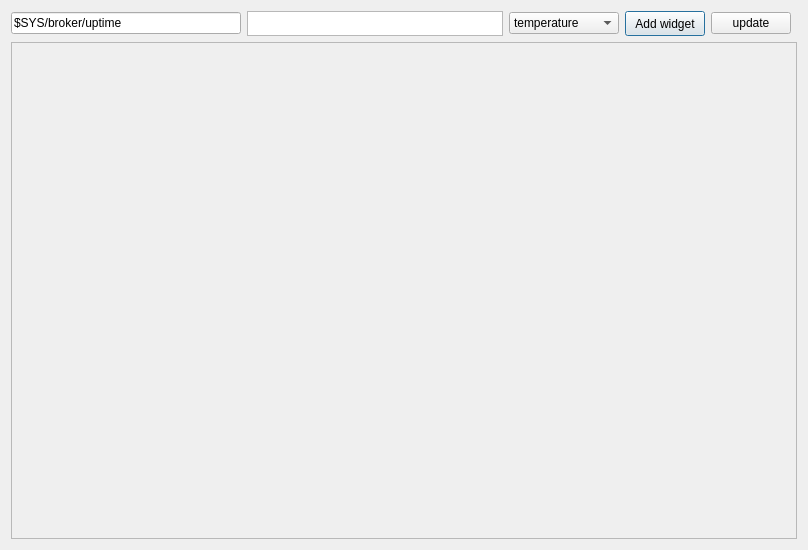
<?xml version="1.0" encoding="UTF-8"?>
<ui version="4.0">
 <class>DashBoard</class>
 <widget class="QDialog" name="DashBoard">
  <property name="geometry">
   <rect>
    <x>0</x>
    <y>0</y>
    <width>808</width>
    <height>550</height>
   </rect>
  </property>
  <property name="windowTitle">
   <string>Dialog</string>
  </property>
  <layout class="QGridLayout" name="gridLayout">
   <item row="1" column="0">
    <widget class="QLineEdit" name="topicPath">
     <property name="text">
      <string>$SYS/broker/uptime</string>
     </property>
     <property name="placeholderText">
      <string>path/to/topic</string>
     </property>
    </widget>
   </item>
   <item row="1" column="2">
    <widget class="QComboBox" name="widgetType">
     <property name="sizePolicy">
      <sizepolicy hsizetype="Maximum" vsizetype="Maximum">
       <horstretch>0</horstretch>
       <verstretch>0</verstretch>
      </sizepolicy>
     </property>
     <property name="minimumSize">
      <size>
       <width>50</width>
       <height>0</height>
      </size>
     </property>
     <property name="maximumSize">
      <size>
       <width>130</width>
       <height>16777215</height>
      </size>
     </property>
     <item>
      <property name="text">
       <string>temperature</string>
      </property>
     </item>
     <item>
      <property name="text">
       <string>blank</string>
      </property>
     </item>
     <item>
      <property name="text">
       <string>wattmeter</string>
      </property>
     </item>
     <item>
      <property name="text">
       <string>humidity meter</string>
      </property>
     </item>
     <item>
      <property name="text">
       <string>relay</string>
      </property>
     </item>
    </widget>
   </item>
   <item row="2" column="0" colspan="6">
    <widget class="QScrollArea" name="scrollArea">
     <property name="horizontalScrollBarPolicy">
      <enum>Qt::ScrollBarAlwaysOff</enum>
     </property>
     <property name="widgetResizable">
      <bool>true</bool>
     </property>
     <widget class="QWidget" name="scrollAreaWidgetContents">
      <property name="geometry">
       <rect>
        <x>0</x>
        <y>0</y>
        <width>788</width>
        <height>499</height>
       </rect>
      </property>
      <layout class="QVBoxLayout" name="verticalLayout_2">
       <item>
        <layout class="QVBoxLayout" name="widgets_frame"/>
       </item>
      </layout>
     </widget>
    </widget>
   </item>
   <item row="1" column="3">
    <widget class="QPushButton" name="addWidget">
     <property name="sizePolicy">
      <sizepolicy hsizetype="Maximum" vsizetype="Preferred">
       <horstretch>0</horstretch>
       <verstretch>0</verstretch>
      </sizepolicy>
     </property>
     <property name="maximumSize">
      <size>
       <width>100</width>
       <height>16777215</height>
      </size>
     </property>
     <property name="styleSheet">
      <string notr="true">QPushButton:pressed{
	background-color: #00FF00;
}</string>
     </property>
     <property name="text">
      <string>Add widget</string>
     </property>
    </widget>
   </item>
   <item row="1" column="4">
    <widget class="QPushButton" name="update">
     <property name="text">
      <string>update</string>
     </property>
    </widget>
   </item>
   <item row="1" column="1">
    <widget class="QTextEdit" name="description">
     <property name="maximumSize">
      <size>
       <width>16777215</width>
       <height>25</height>
      </size>
     </property>
    </widget>
   </item>
  </layout>
  <action name="actionasd">
   <property name="text">
    <string>asd</string>
   </property>
  </action>
 </widget>
 <resources/>
 <connections/>
</ui>
